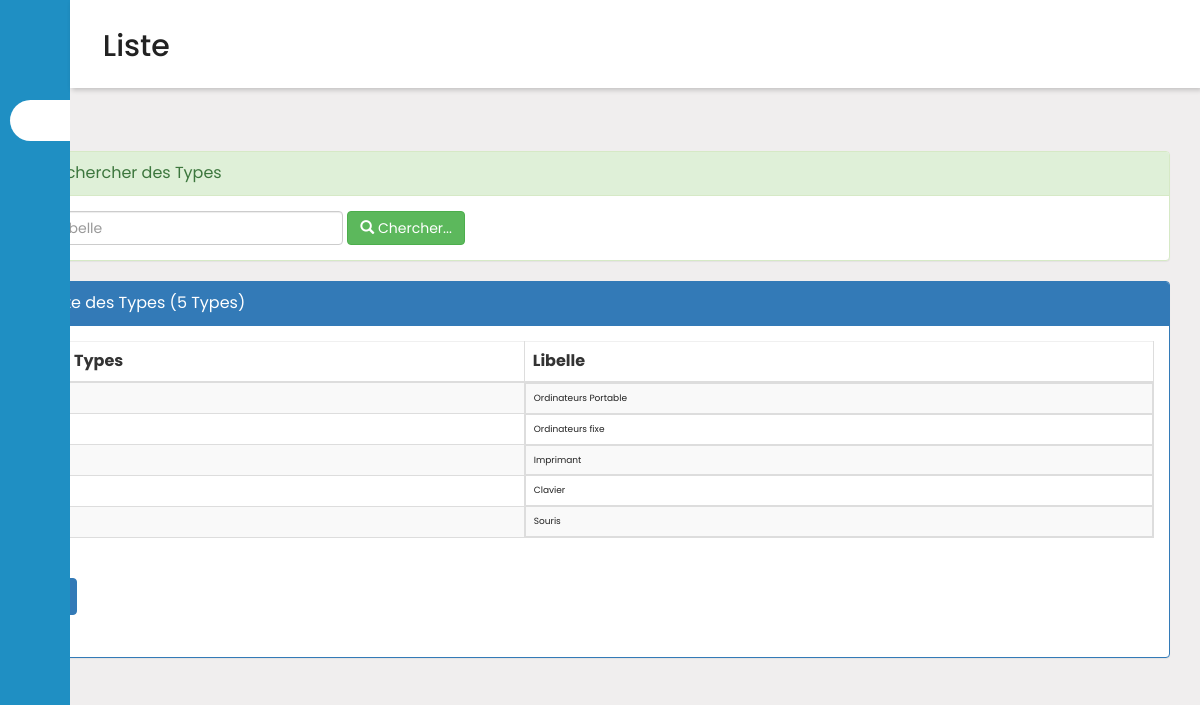
The page /pages/Types.php (signed in) on the database its author committed.
### tables this page shows
create table types(
    idTyp  int(4) auto_increment primary key,
    libelleTyp varchar(50)
    
);

### pages/types.php (the view, shortened to what this page needs)
<?php
    require_once("connexiondb.php");
    $idTyp=isset($_GET['idTyp'])?$_GET['idTyp']:"";
    $libel=isset($_GET['libelleTyp'])?$_GET['libelleTyp']:"";
    $size=isset($_GET['size'])?$_GET['size']:6;
    $page=isset($_GET['page'])?$_GET['page']:1;
    $offset=($page-1)*$size;
         $requete="select * from types
                where  libelleTyp like'%$libel%'
                limit $size
                offset $offset";
        $requeteCount="select count(*) countF from types
                where   libelleTyp like '%$libel%'";
    $resultatF=$pdo->query($requete);
    $resultatCount=$pdo->query($requeteCount);
    $tabCount=$resultatCount->fetch();
    $nbrE=$tabCount['countF'];
    $reste=$nbrE % $size;
    if($reste===0)
        $nbrPage=$nbrE/$size;
    else
        $nbrPage=floor($nbrE/$size)+1;
?>
<!DOCTYPE HTML>
<HTML>
    <head>
        <link rel="stylesheet" type="text/css" href="../css/bootstrap.css">
        <link rel="stylesheet" type="text/css" href="../css/font-awesome.min.css">
        <link rel="stylesheet" type="text/css" href="../css/monstyle.css">
    </head>
    <body>
        <?php include("menu.php"); ?>
        <br> <br> <br> <br>
        <div class="container">
        <div class="panel panel-success margetop60">
				<div class="panel-heading">Rechercher des Types</div>
				<div class="panel-body">
					<form method="get" action="types.php" class="form-inline">
						<div class="form-group">
                            <input type="text" name="libelleTyp"
                                   placeholder="Libelle"
                                   class="form-control"
                                   value="<?php echo $libel ?>"/>
                        </div>
				        <button type="submit" class="btn btn-success">
                            <span class="glyphicon glyphicon-search"></span>
                            Chercher...
                        </button>
					</form>
				</div>
			</div>
            <div class="panel panel-primary">
                <div class="panel-heading">Liste des Types (<?php echo $nbrE ?> Types)</div>
                <div class="panel-body">
                    <table class="table table-striped table-bordered">
                        <thead>
                            <tr>
                                <th>Id Types</th><th>Libelle </th>
                            </tr>
                        </thead>
                        <tbody>
                            <?php while($eta=$resultatF->fetch()){ ?>
                                <tr>
                                    <td><?php echo $eta['idTyp'] ?> </td>
                                    <td><?php echo $eta['libelleTyp'] ?> </td>
                                </tr>
                            <?PHP } ?>
                       </tbody>
                    </table>
                <div>
                    <ul class="pagination">
                        <?php for($i=1;$i<=$nbrPage;$i++){ ?>
                            <li class="<?php if($i==$page) echo 'active' ?>">
            <a href="types.php?page=<?php echo $i;?>&idTyp=<?php echo $idTyp ?>&libel=<?php echo $libel ?>">
                                </a>
                             </li>
                        <?php } ?>
                    </ul>
                </div>
                </div>
            </div>
        </div>
    </body>
</HTML>

### css/monstyle.css (style rules this page uses)
.margetop60 { margin-top: 60px; }
body { background-color: rgb(240, 238, 238); font-size: 16px; }

### pages/style.css (style rules this page uses)
:root { --main-color: #1f8fc3; --color-dark: #1D2231; --text-grey: #8390A2; }
* { padding: 0; margin: 0; box-sizing: border-box; list-style-type: none; text-decoration: none; font-family: 'Poppins', sans-serif; }
table { border-collapse: collapse; }
thead tr { border-top: 1px solid #f0f0f0; border-bottom: 2px solid #f0f0f0; }
td { padding: .5rem 1rem; font-size: .9rem; color: #222; }
tr td:last-child { display: flex; align-items: center; }

### rows shown on the page
types: libelleTyp "Ordinateurs Portable"
types: libelleTyp "Ordinateurs fixe"
types: libelleTyp "Imprimant"
types: libelleTyp "Clavier"
types: libelleTyp "Souris"

### other values the page prints
$nbrE "5"
